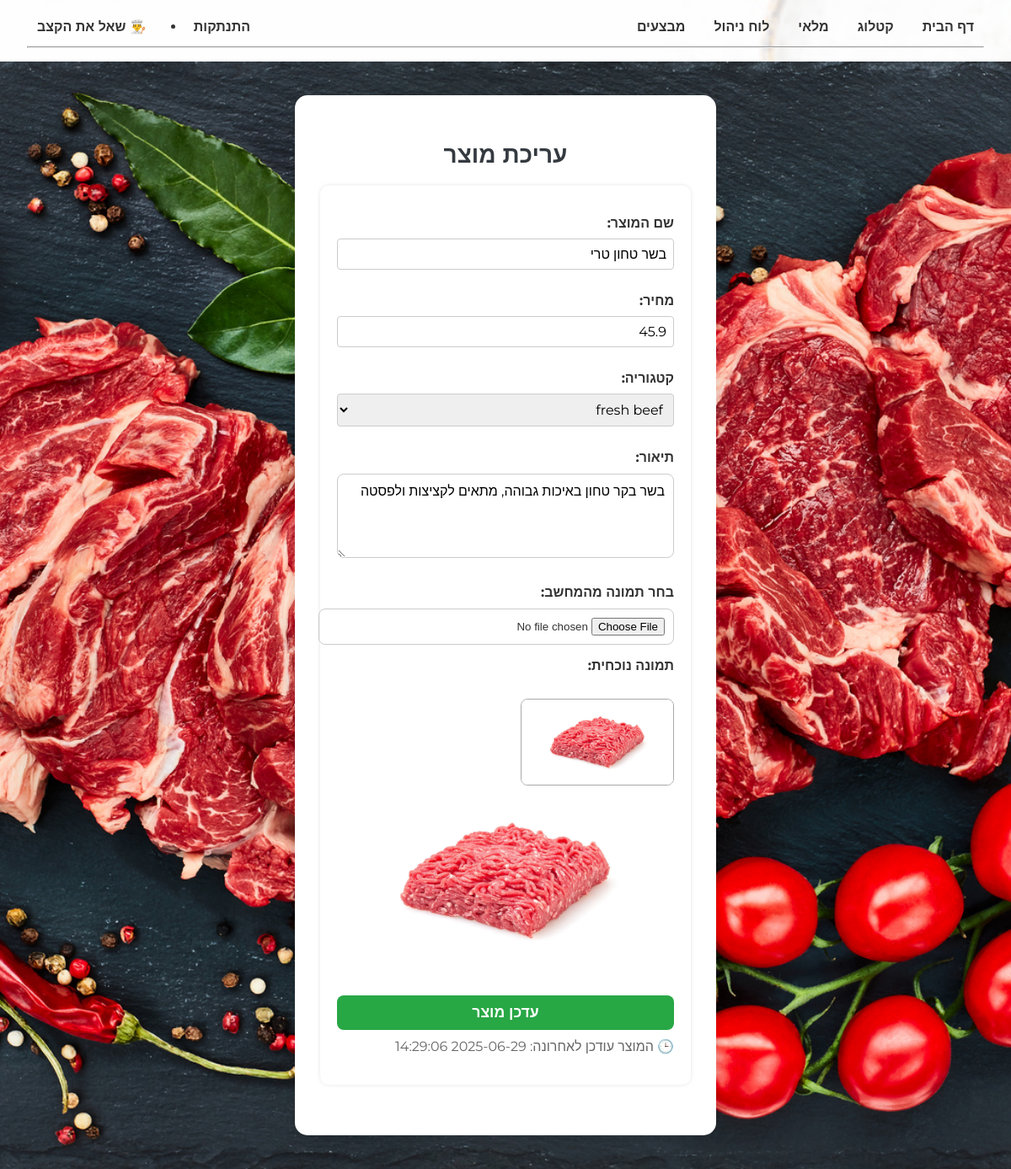
Page /katalog/edit/1 (signed in) on the committed database.
### tables this page shows
CREATE TABLE products (
            id INTEGER PRIMARY KEY AUTOINCREMENT,
            name TEXT NOT NULL UNIQUE,
            price REAL NOT NULL,
            category_id INTEGER,
            description TEXT,
            image_url TEXT,
            on_sale INTEGER DEFAULT 0,
            updated_at TIMESTAMP DEFAULT (datetime('now', 'localtime')),
            FOREIGN KEY (category_id) REFERENCES categories(id)
        );

CREATE TABLE categories (
            id INTEGER PRIMARY KEY AUTOINCREMENT,
            name TEXT NOT NULL UNIQUE
        );

### server/app.py (the view, shortened to what this page needs)
@app.route('/katalog/edit/<int:product_id>', methods=['GET', 'POST'])
def edit_product(product_id):
    if 'user_id' not in session or session.get('role') != 'admin':
        return redirect(url_for('login'))
    db = get_db()
    product = db.execute('SELECT * FROM products WHERE id = ?', (product_id,)).fetchone()
    categories = db.execute('SELECT * FROM categories').fetchall()
    return render_template('katalog_form.html', product=product, categories=categories)

### server/app.py (called while the page is built)
def get_db(): # פותח חיבור למסד נתונים
    db = getattr(g, '_database', None)
    if db is None:
        db = g._database = sqlite3.connect(DATABASE)
        db.row_factory = sqlite3.Row
    return db

@app.teardown_appcontext
def close_connection(_):
    db = getattr(g, '_database', None)
    if db is not None:
        db.close()

### server/templates/katalog_form.html (shortened to what this page needs)
{% extends "base.html" %}
{% block content %}
<div class="form-wrapper background-katalog">
  <div class="form-container">
    <h2 class="form-title">
      {% if product %}עריכת מוצר{% else %}הוספת מוצר חדש{% endif %}
    </h2>
    {% if session.get('role') == 'admin' %}
      <form method="post"
            enctype="multipart/form-data"
            action="{% if product %}{{ url_for('edit_product', product_id=product.id) }}{% else %}{{ url_for('add_product') }}{% endif %}"
            class="product-form">
        <label for="name">שם המוצר:</label>
        <input type="text" id="name" name="name" required
               value="{{ product.name if product else '' }}">
        <label for="price">מחיר:</label>
        <input type="number" id="price" name="price" step="0.01" required
               value="{{ product.price if product else '' }}">
        <label for="category">קטגוריה:</label>
        <select id="category" name="category" required>
          {% for cat in categories %}
            <option value="{{ cat.id }}"
              {% if product and product.category_id == cat.id %}selected{% endif %}>
              {{ cat.name }}
            </option>
          {% endfor %}
        </select>
        <label for="description">תיאור:</label>
        <textarea id="description" name="description">{{ product.description if product else '' }}</textarea>
        <label for="image_file">בחר תמונה מהמחשב:</label>
        <input type="file" id="image_file" name="image_file" accept="image/*">
        {% if product and product.image_url %}
          <div class="form-group" style="margin-top: 10px;">
            <label>תמונה נוכחית:</label><br>
            <img src="{{ product.image_url }}" alt="תמונה קיימת"
                 style="display: block; max-width: 180px; max-height: 180px; margin-top: 6px; border: 1px solid #aaa; border-radius: 8px;">
          </div>
        {% endif %}
        <img src="{{ product.image_url }}" alt="{{ product.name }}">
        <button type="submit" class="btn submit-btn">
          {% if product %}עדכן מוצר{% else %}שמור מוצר{% endif %}
        </button>
        {% if product and product.updated_at %}
          <p style="color: #666; margin-top: 10px;">
            🕒 המוצר עודכן לאחרונה: {{ product.updated_at }}
          </p>
        {% endif %}
      </form>
    {% else %}
      <p>אין לך הרשאה לצפות בדף זה.</p>
    {% endif %}
  </div>
</div>
{% endblock %}

### server/static/style.css (style rules this page uses)
body { margin: 0; padding: 0; font-family: 'Montserrat', sans-serif; width: 100vw; height: 100vh; }
body { font-family: Arial, sans-serif; background-color: #010101; direction: rtl; text-align: right; margin: 0; }
h1, h2, h3 { color: #333; }
form { background-color: #ffffff; padding: 20px; border-radius: 10px; box-shadow: 0 0 5px rgba(0,0,0,0.1); max-width: 400px; margin-bottom: 30px; }
label { display: block; margin-bottom: 5px; font-weight: bold; }
input[type="text"], input[type="email"], input[type="password"], input[type="number"], textarea, select { width: 100%; padding: 10px; margin-bottom: 12px; border: 1px solid #ccc; border-radius: 6px; }
button, .btn { background-color: #007bff; color: white; border: none; padding: 10px 18px; border-radius: 6px; cursor: pointer; font-weight: bold; text-decoration: none; display: inline-block; }
img { max-width: 100%; height: auto; border-radius: 4px; }
body { margin: 0; font-family: Arial, sans-serif; background: #fafafa; color: #333; }
body { margin: 0; padding: 0; font-family: 'Montserrat', sans-serif; }
body { margin: 0; font-family: 'Heebo', sans-serif; background-image: url("/static/images/main_etliz.png"); background-size: cover; background-position: center; background-attachment: fixed; background-repeat: no-repeat; }
.btn { background-color: #007bff; color: white !important; padding: 0.5rem 1rem; text-decoration: none; border: none; border-radius: 4px; display: inline-block; font-size: 1rem; cursor: pointer; transition: background-color .2s; }
.form-container { max-width: 500px; margin: 2rem auto; padding: 1.5rem; background: #cc1a03; border-radius: 8px; box-shadow: 0 4px 12px rgba(0,0,0,0.1); }
.form-title { text-align: center; font-size: 1.75rem; margin-bottom: 1rem; font-family: 'Montserrat', sans-serif; }
.product-form label { display: block; margin-top: 1rem; font-weight: 600; }
.product-form input[type="text"], .product-form input[type="number"], .product-form input[type="url"], .product-form select, .product-form textarea { width: 100%; padding: 0.5rem; margin-top: 0.25rem; border: 1px solid #ccc; border-radius: 4px; font-size: 1rem; font-family: inherit; box-sizing: border-box; }
.product-form textarea { min-height: 100px; resize: vertical; }
.submit-btn { display: block; width: 100%; margin: 1.5rem 0 0; padding: 0.75rem; background-color: #28a745; color: #fff !important; font-size: 1.1rem; border: none; border-radius: 4px; cursor: pointer; transition: background-color .2s; }
.form-wrapper { display: flex; justify-content: center; align-items: flex-start; padding: 2rem 0; min-height: calc(100vh - 4rem); background: #c41c00; }
.form-container { max-width: 500px; width: 90%; background: #fff; border-radius: 8px; padding: 1.5rem; box-shadow: 0 4px 12px rgba(0,0,0,0.1); }
.background-katalog { background-image: url("/static/images/katalogformpic.jpg"); background-size: cover; background-repeat: no-repeat; background-position: center; min-height: 100vh; display: flex; justify-content: center; align-items: center; padding: 0; margin: 0; }
.form-container { background-color: rgba(255, 255, 255, 0.96); padding: 30px; border-radius: 20px; box-shadow: 0 0 25px rgba(0, 0, 0, 0.3); width: 100%; max-width: 500px; box-sizing: border-box; }
.form-container { max-width: 500px; margin: 40px auto; background-color: #fff; padding: 30px; border-radius: 15px; box-shadow: 0 4px 12px rgba(0,0,0,0.1); direction: rtl; text-align: right; }
.form-container h2 { margin-bottom: 20px; color: #343a40; }
.form-container label { display: block; margin-top: 15px; font-weight: bold; }
.form-container input, .form-container textarea { width: 100%; padding: 10px; margin-top: 5px; border-radius: 8px; border: 1px solid #ccc; }
.form-container button { margin-top: 20px; background-color: #28a745; color: white; padding: 10px 18px; border: none; border-radius: 8px; cursor: pointer; font-weight: bold; }

### server/templates/base.html (style rules this page uses)
html, body { margin: 0; padding: 0; width: 100%; height: 100%; overflow-x: hidden; font-family: 'Montserrat', sans-serif; }

### rows in the picture
products: name "בשר טחון טרי", price "45.9", category "fresh beef", description "בשר בקר טחון באיכות גבוהה, מתאים לקציצות ולפסטה", image_url (picture), updated_at "2025-06-29 14:29:06"
